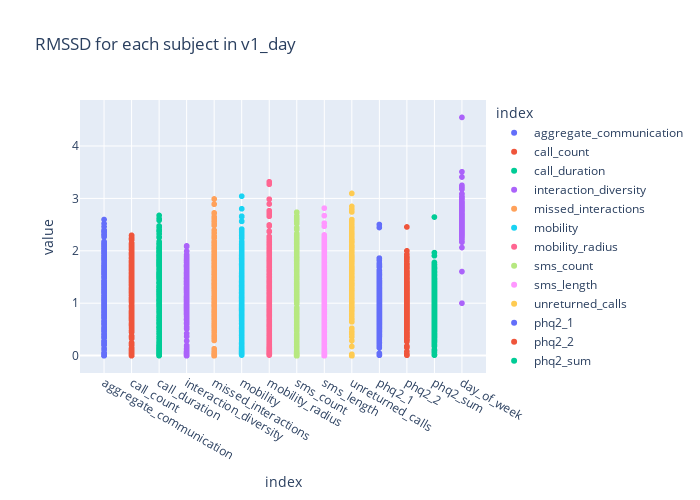
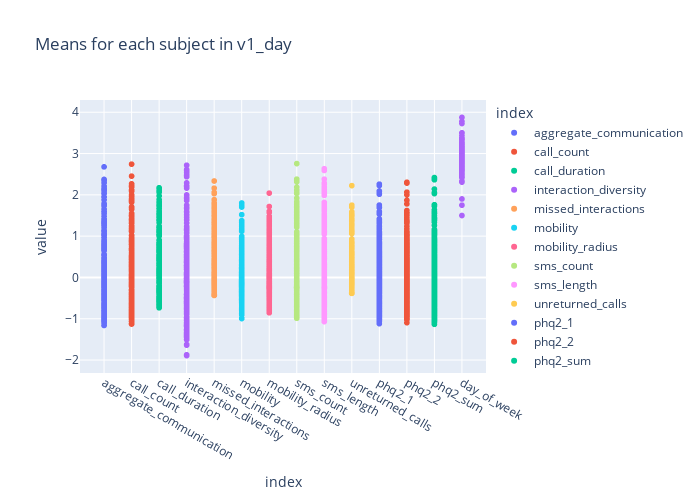
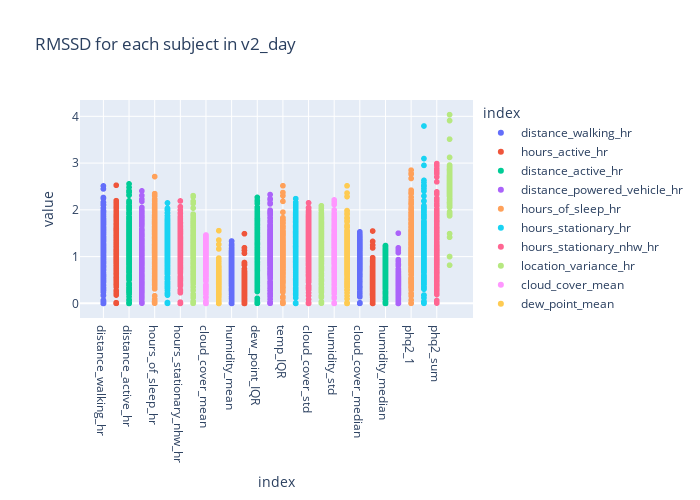
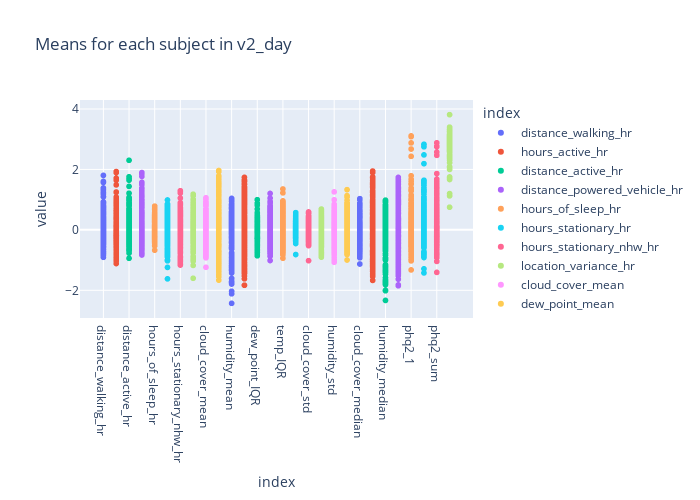

The cell these charts' notebook holds for them, in order:
### Markdown cell above
### Calculate the RMSSD for each participant on each variable
The root mean square of successive differences between (RMSSD) is obtained by first calculating each successive time difference (or value difference) between observations. Then, each of the values is squared and the result is averaged before the square root of the total is obtained. 

The RMSSD is used as a 'stability' metric for that item for that participant.

### Code cell
demo_df = pd.read_csv(os.path.join(brighten_dir, 'demographics.csv'))

for name in df_names:
    if 'day' in name:
        df = pd.read_csv(os.path.join(brighten_dir, f'{name}_clean.csv'))
        means = {}
        diffs = {}
        for sub in df['num_id'].unique():
            diffs[sub] = {}
            means[sub] = {}
            sub_df = df.query('num_id == @sub').reset_index(drop=True)
            for col in sub_df.columns:
                if col not in id_columns and 'Unnamed' not in col and '_indicator' not in col and "missing" not in col and col not in demo_df.columns:
                    diffs[sub][col] = []
                    # Save mean values for each sub/col
                    means[sub][col] = sub_df[col].mean()
                    for i in range(len(sub_df)):
                        if i == 0:
                            continue
                        else:
                            diff = sub_df.loc[i, col] - sub_df.loc[i-1, col]
                            diffsq = diff*diff
                            diffs[sub][col].append(diffsq)

        # Create & save RMSSD values for each sub/col
        rmssd = {}
        for sub in diffs.keys():
            rmssd[sub] = {}
            for col in diffs[sub]:
                avg = sum(diffs[sub][col]) / len(diffs[sub][col])
                sqrt = math.sqrt(avg) 
                rmssd[sub][col] = round(sqrt, 3)

        # Create RMSSD long dataframe for plotting
        rmssd_df = pd.DataFrame(rmssd)
        rmssd = rmssd_df.reset_index()
        rmssd_long = rmssd.melt(id_vars='index', var_name='subject', value_name='value')
        # Plot RMSSD values
        rmssd_fig = px.scatter(rmssd_long, x='index', y='value', color='index', height=500, width=700, title=f'RMSSD for each subject in {name}')
        rmssd_fig.show()
        
        # Create means long dataframe for plotting
        means_df = pd.DataFrame(means)
        means = means_df.reset_index()
        means_long = means.melt(id_vars='index', var_name='subject', value_name='value')
        # Plot mean values
        means_fig = px.scatter(means_long, x='index', y='value', color='index', height=500, width=700, title=f'Means for each subject in {name}')
        means_fig.show()

### Figure 1 — Plotly figure (JSON) as saved in the notebook; plotly's stock layout.template omitted (floating-point values rounded to 4 significant figures; data arrays with more than 128 entries replaced by an {"elided": "..."} marker saying what was removed)
{"data": [{"hovertemplate": "index=%{x}<br>value=%{y}<extra></extra>", "legendgroup": "aggregate_communication", "marker": {"color": "#636efa", "symbol": "circle"}, "mode": "markers", "name": "aggregate_communication", "showlegend": true, "type": "scattergl", "x": {"elided": "522 str values"}, "xaxis": "x", "y": {"elided": "522 float values"}, "yaxis": "y"}, {"hovertemplate": "index=%{x}<br>value=%{y}<extra></extra>", "legendgroup": "call_count", "marker": {"color": "#EF553B", "symbol": "circle"}, "mode": "markers", "name": "call_count", "showlegend": true, "type": "scattergl", "x": {"elided": "522 str values"}, "xaxis": "x", "y": {"elided": "522 float values"}, "yaxis": "y"}, {"hovertemplate": "index=%{x}<br>value=%{y}<extra></extra>", "legendgroup": "call_duration", "marker": {"color": "#00cc96", "symbol": "circle"}, "mode": "markers", "name": "call_duration", "showlegend": true, "type": "scattergl", "x": {"elided": "522 str values"}, "xaxis": "x", "y": {"elided": "522 float values"}, "yaxis": "y"}, {"hovertemplate": "index=%{x}<br>value=%{y}<extra></extra>", "legendgroup": "interaction_diversity", "marker": {"color": "#ab63fa", "symbol": "circle"}, "mode": "markers", "name": "interaction_diversity", "showlegend": true, "type": "scattergl", "x": {"elided": "522 str values"}, "xaxis": "x", "y": {"elided": "522 float values"}, "yaxis": "y"}, {"hovertemplate": "index=%{x}<br>value=%{y}<extra></extra>", "legendgroup": "missed_interactions", "marker": {"color": "#FFA15A", "symbol": "circle"}, "mode": "markers", "name": "missed_interactions", "showlegend": true, "type": "scattergl", "x": {"elided": "522 str values"}, "xaxis": "x", "y": {"elided": "522 float values"}, "yaxis": "y"}, {"hovertemplate": "index=%{x}<br>value=%{y}<extra></extra>", "legendgroup": "mobility", "marker": {"color": "#19d3f3", "symbol": "circle"}, "mode": "markers", "name": "mobility", "showlegend": true, "type": "scattergl", "x": {"elided": "522 str values"}, "xaxis": "x", "y": {"elided": "522 float values"}, "yaxis": "y"}, {"hovertemplate": "index=%{x}<br>value=%{y}<extra></extra>", "legendgroup": "mobility_radius", "marker": {"color": "#FF6692", "symbol": "circle"}, "mode": "markers", "name": "mobility_radius", "showlegend": true, "type": "scattergl", "x": {"elided": "522 str values"}, "xaxis": "x", "y": {"elided": "522 float values"}, "yaxis": "y"}, {"hovertemplate": "index=%{x}<br>value=%{y}<extra></extra>", "legendgroup": "sms_count", "marker": {"color": "#B6E880", "symbol": "circle"}, "mode": "markers", "name": "sms_count", "showlegend": true, "type": "scattergl", "x": {"elided": "522 str values"}, "xaxis": "x", "y": {"elided": "522 float values"}, "yaxis": "y"}, {"hovertemplate": "index=%{x}<br>value=%{y}<extra></extra>", "legendgroup": "sms_length", "marker": {"color": "#FF97FF", "symbol": "circle"}, "mode": "markers", "name": "sms_length", "showlegend": true, "type": "scattergl", "x": {"elided": "522 str values"}, "xaxis": "x", "y": {"elided": "522 float values"}, "yaxis": "y"}, {"hovertemplate": "index=%{x}<br>value=%{y}<extra></extra>", "legendgroup": "unreturned_calls", "marker": {"color": "#FECB52", "symbol": "circle"}, "mode": "markers", "name": "unreturned_calls", "showlegend": true, "type": "scattergl", "x": {"elided": "522 str values"}, "xaxis": "x", "y": {"elided": "522 float values"}, "yaxis": "y"}, {"hovertemplate": "index=%{x}<br>value=%{y}<extra></extra>", "legendgroup": "phq2_1", "marker": {"color": "#636efa", "symbol": "circle"}, "mode": "markers", "name": "phq2_1", "showlegend": true, "type": "scattergl", "x": {"elided": "522 str values"}, "xaxis": "x", "y": {"elided": "522 float values"}, "yaxis": "y"}, {"hovertemplate": "index=%{x}<br>value=%{y}<extra></extra>", "legendgroup": "phq2_2", "marker": {"color": "#EF553B", "symbol": "circle"}, "mode": "markers", "name": "phq2_2", "showlegend": true, "type": "scattergl", "x": {"elided": "522 str values"}, "xaxis": "x", "y": {"elided": "522 float values"}, "yaxis": "y"}, {"hovertemplate": "index=%{x}<br>value=%{y}<extra></extra>", "legendgroup": "phq2_sum", "marker": {"color": "#00cc96", "symbol": "circle"}, "mode": "markers", "name": "phq2_sum", "showlegend": true, "type": "scattergl", "x": {"elided": "522 str values"}, "xaxis": "x", "y": {"elided": "522 float values"}, "yaxis": "y"}, {"hovertemplate": "index=%{x}<br>value=%{y}<extra></extra>", "legendgroup": "day_of_week", "marker": {"color": "#ab63fa", "symbol": "circle"}, "mode": "markers", "name": "day_of_week", "showlegend": true, "type": "scattergl", "x": {"elided": "522 str values"}, "xaxis": "x", "y": {"elided": "522 float values"}, "yaxis": "y"}], "layout": {"height": 500, "legend": {"title": {"text": "index"}, "tracegroupgap": 0}, "title": {"text": "RMSSD for each subject in v1_day"}, "width": 700, "xaxis": {"anchor": "y", "categoryarray": ["aggregate_communication", "call_count", "call_duration", "interaction_diversity", "missed_interactions", "mobility", "mobility_radius", "sms_count", "sms_length", "unreturned_calls", "phq2_1", "phq2_2", "phq2_sum", "day_of_week"], "categoryorder": "array", "domain": [0, 1], "title": {"text": "index"}}, "yaxis": {"anchor": "x", "domain": [0, 1], "title": {"text": "value"}}}}

### Figure 2 — Plotly figure (JSON) as saved in the notebook; plotly's stock layout.template omitted (floating-point values rounded to 4 significant figures; data arrays with more than 128 entries replaced by an {"elided": "..."} marker saying what was removed)
{"data": [{"hovertemplate": "index=%{x}<br>value=%{y}<extra></extra>", "legendgroup": "aggregate_communication", "marker": {"color": "#636efa", "symbol": "circle"}, "mode": "markers", "name": "aggregate_communication", "showlegend": true, "type": "scattergl", "x": {"elided": "522 str values"}, "xaxis": "x", "y": {"elided": "522 float values"}, "yaxis": "y"}, {"hovertemplate": "index=%{x}<br>value=%{y}<extra></extra>", "legendgroup": "call_count", "marker": {"color": "#EF553B", "symbol": "circle"}, "mode": "markers", "name": "call_count", "showlegend": true, "type": "scattergl", "x": {"elided": "522 str values"}, "xaxis": "x", "y": {"elided": "522 float values"}, "yaxis": "y"}, {"hovertemplate": "index=%{x}<br>value=%{y}<extra></extra>", "legendgroup": "call_duration", "marker": {"color": "#00cc96", "symbol": "circle"}, "mode": "markers", "name": "call_duration", "showlegend": true, "type": "scattergl", "x": {"elided": "522 str values"}, "xaxis": "x", "y": {"elided": "522 float values"}, "yaxis": "y"}, {"hovertemplate": "index=%{x}<br>value=%{y}<extra></extra>", "legendgroup": "interaction_diversity", "marker": {"color": "#ab63fa", "symbol": "circle"}, "mode": "markers", "name": "interaction_diversity", "showlegend": true, "type": "scattergl", "x": {"elided": "522 str values"}, "xaxis": "x", "y": {"elided": "522 float values"}, "yaxis": "y"}, {"hovertemplate": "index=%{x}<br>value=%{y}<extra></extra>", "legendgroup": "missed_interactions", "marker": {"color": "#FFA15A", "symbol": "circle"}, "mode": "markers", "name": "missed_interactions", "showlegend": true, "type": "scattergl", "x": {"elided": "522 str values"}, "xaxis": "x", "y": {"elided": "522 float values"}, "yaxis": "y"}, {"hovertemplate": "index=%{x}<br>value=%{y}<extra></extra>", "legendgroup": "mobility", "marker": {"color": "#19d3f3", "symbol": "circle"}, "mode": "markers", "name": "mobility", "showlegend": true, "type": "scattergl", "x": {"elided": "522 str values"}, "xaxis": "x", "y": {"elided": "522 float values"}, "yaxis": "y"}, {"hovertemplate": "index=%{x}<br>value=%{y}<extra></extra>", "legendgroup": "mobility_radius", "marker": {"color": "#FF6692", "symbol": "circle"}, "mode": "markers", "name": "mobility_radius", "showlegend": true, "type": "scattergl", "x": {"elided": "522 str values"}, "xaxis": "x", "y": {"elided": "522 float values"}, "yaxis": "y"}, {"hovertemplate": "index=%{x}<br>value=%{y}<extra></extra>", "legendgroup": "sms_count", "marker": {"color": "#B6E880", "symbol": "circle"}, "mode": "markers", "name": "sms_count", "showlegend": true, "type": "scattergl", "x": {"elided": "522 str values"}, "xaxis": "x", "y": {"elided": "522 float values"}, "yaxis": "y"}, {"hovertemplate": "index=%{x}<br>value=%{y}<extra></extra>", "legendgroup": "sms_length", "marker": {"color": "#FF97FF", "symbol": "circle"}, "mode": "markers", "name": "sms_length", "showlegend": true, "type": "scattergl", "x": {"elided": "522 str values"}, "xaxis": "x", "y": {"elided": "522 float values"}, "yaxis": "y"}, {"hovertemplate": "index=%{x}<br>value=%{y}<extra></extra>", "legendgroup": "unreturned_calls", "marker": {"color": "#FECB52", "symbol": "circle"}, "mode": "markers", "name": "unreturned_calls", "showlegend": true, "type": "scattergl", "x": {"elided": "522 str values"}, "xaxis": "x", "y": {"elided": "522 float values"}, "yaxis": "y"}, {"hovertemplate": "index=%{x}<br>value=%{y}<extra></extra>", "legendgroup": "phq2_1", "marker": {"color": "#636efa", "symbol": "circle"}, "mode": "markers", "name": "phq2_1", "showlegend": true, "type": "scattergl", "x": {"elided": "522 str values"}, "xaxis": "x", "y": {"elided": "522 float values"}, "yaxis": "y"}, {"hovertemplate": "index=%{x}<br>value=%{y}<extra></extra>", "legendgroup": "phq2_2", "marker": {"color": "#EF553B", "symbol": "circle"}, "mode": "markers", "name": "phq2_2", "showlegend": true, "type": "scattergl", "x": {"elided": "522 str values"}, "xaxis": "x", "y": {"elided": "522 float values"}, "yaxis": "y"}, {"hovertemplate": "index=%{x}<br>value=%{y}<extra></extra>", "legendgroup": "phq2_sum", "marker": {"color": "#00cc96", "symbol": "circle"}, "mode": "markers", "name": "phq2_sum", "showlegend": true, "type": "scattergl", "x": {"elided": "522 str values"}, "xaxis": "x", "y": {"elided": "522 float values"}, "yaxis": "y"}, {"hovertemplate": "index=%{x}<br>value=%{y}<extra></extra>", "legendgroup": "day_of_week", "marker": {"color": "#ab63fa", "symbol": "circle"}, "mode": "markers", "name": "day_of_week", "showlegend": true, "type": "scattergl", "x": {"elided": "522 str values"}, "xaxis": "x", "y": {"elided": "522 float values"}, "yaxis": "y"}], "layout": {"height": 500, "legend": {"title": {"text": "index"}, "tracegroupgap": 0}, "title": {"text": "Means for each subject in v1_day"}, "width": 700, "xaxis": {"anchor": "y", "categoryarray": ["aggregate_communication", "call_count", "call_duration", "interaction_diversity", "missed_interactions", "mobility", "mobility_radius", "sms_count", "sms_length", "unreturned_calls", "phq2_1", "phq2_2", "phq2_sum", "day_of_week"], "categoryorder": "array", "domain": [0, 1], "title": {"text": "index"}}, "yaxis": {"anchor": "x", "domain": [0, 1], "title": {"text": "value"}}}}

### Figure 3 — Plotly figure (JSON) as saved in the notebook; plotly's stock layout.template omitted (floating-point values rounded to 4 significant figures; data arrays with more than 128 entries replaced by an {"elided": "..."} marker saying what was removed)
{"data": [{"hovertemplate": "index=%{x}<br>value=%{y}<extra></extra>", "legendgroup": "distance_walking_hr", "marker": {"color": "#636efa", "symbol": "circle"}, "mode": "markers", "name": "distance_walking_hr", "showlegend": true, "type": "scattergl", "x": {"elided": "287 str values"}, "xaxis": "x", "y": {"elided": "287 float values"}, "yaxis": "y"}, {"hovertemplate": "index=%{x}<br>value=%{y}<extra></extra>", "legendgroup": "hours_active_hr", "marker": {"color": "#EF553B", "symbol": "circle"}, "mode": "markers", "name": "hours_active_hr", "showlegend": true, "type": "scattergl", "x": {"elided": "287 str values"}, "xaxis": "x", "y": {"elided": "287 float values"}, "yaxis": "y"}, {"hovertemplate": "index=%{x}<br>value=%{y}<extra></extra>", "legendgroup": "distance_active_hr", "marker": {"color": "#00cc96", "symbol": "circle"}, "mode": "markers", "name": "distance_active_hr", "showlegend": true, "type": "scattergl", "x": {"elided": "287 str values"}, "xaxis": "x", "y": {"elided": "287 float values"}, "yaxis": "y"}, {"hovertemplate": "index=%{x}<br>value=%{y}<extra></extra>", "legendgroup": "distance_powered_vehicle_hr", "marker": {"color": "#ab63fa", "symbol": "circle"}, "mode": "markers", "name": "distance_powered_vehicle_hr", "showlegend": true, "type": "scattergl", "x": {"elided": "287 str values"}, "xaxis": "x", "y": {"elided": "287 float values"}, "yaxis": "y"}, {"hovertemplate": "index=%{x}<br>value=%{y}<extra></extra>", "legendgroup": "hours_of_sleep_hr", "marker": {"color": "#FFA15A", "symbol": "circle"}, "mode": "markers", "name": "hours_of_sleep_hr", "showlegend": true, "type": "scattergl", "x": {"elided": "287 str values"}, "xaxis": "x", "y": {"elided": "287 float values"}, "yaxis": "y"}, {"hovertemplate": "index=%{x}<br>value=%{y}<extra></extra>", "legendgroup": "hours_stationary_hr", "marker": {"color": "#19d3f3", "symbol": "circle"}, "mode": "markers", "name": "hours_stationary_hr", "showlegend": true, "type": "scattergl", "x": {"elided": "287 str values"}, "xaxis": "x", "y": {"elided": "287 float values"}, "yaxis": "y"}, {"hovertemplate": "index=%{x}<br>value=%{y}<extra></extra>", "legendgroup": "hours_stationary_nhw_hr", "marker": {"color": "#FF6692", "symbol": "circle"}, "mode": "markers", "name": "hours_stationary_nhw_hr", "showlegend": true, "type": "scattergl", "x": {"elided": "287 str values"}, "xaxis": "x", "y": {"elided": "287 float values"}, "yaxis": "y"}, {"hovertemplate": "index=%{x}<br>value=%{y}<extra></extra>", "legendgroup": "location_variance_hr", "marker": {"color": "#B6E880", "symbol": "circle"}, "mode": "markers", "name": "location_variance_hr", "showlegend": true, "type": "scattergl", "x": {"elided": "287 str values"}, "xaxis": "x", "y": {"elided": "287 float values"}, "yaxis": "y"}, {"hovertemplate": "index=%{x}<br>value=%{y}<extra></extra>", "legendgroup": "cloud_cover_mean", "marker": {"color": "#FF97FF", "symbol": "circle"}, "mode": "markers", "name": "cloud_cover_mean", "showlegend": true, "type": "scattergl", "x": {"elided": "287 str values"}, "xaxis": "x", "y": {"elided": "287 float values"}, "yaxis": "y"}, {"hovertemplate": "index=%{x}<br>value=%{y}<extra></extra>", "legendgroup": "dew_point_mean", "marker": {"color": "#FECB52", "symbol": "circle"}, "mode": "markers", "name": "dew_point_mean", "showlegend": true, "type": "scattergl", "x": {"elided": "287 str values"}, "xaxis": "x", "y": {"elided": "287 float values"}, "yaxis": "y"}, {"hovertemplate": "index=%{x}<br>value=%{y}<extra></extra>", "legendgroup": "humidity_mean", "marker": {"color": "#636efa", "symbol": "circle"}, "mode": "markers", "name": "humidity_mean", "showlegend": true, "type": "scattergl", "x": {"elided": "287 str values"}, "xaxis": "x", "y": {"elided": "287 float values"}, "yaxis": "y"}, {"hovertemplate": "index=%{x}<br>value=%{y}<extra></extra>", "legendgroup": "temp_mean", "marker": {"color": "#EF553B", "symbol": "circle"}, "mode": "markers", "name": "temp_mean", "showlegend": true, "type": "scattergl", "x": {"elided": "287 str values"}, "xaxis": "x", "y": {"elided": "287 float values"}, "yaxis": "y"}, {"hovertemplate": "index=%{x}<br>value=%{y}<extra></extra>", "legendgroup": "dew_point_IQR", "marker": {"color": "#00cc96", "symbol": "circle"}, "mode": "markers", "name": "dew_point_IQR", "showlegend": true, "type": "scattergl", "x": {"elided": "287 str values"}, "xaxis": "x", "y": {"elided": "287 float values"}, "yaxis": "y"}, {"hovertemplate": "index=%{x}<br>value=%{y}<extra></extra>", "legendgroup": "humidity_IQR", "marker": {"color": "#ab63fa", "symbol": "circle"}, "mode": "markers", "name": "humidity_IQR", "showlegend": true, "type": "scattergl", "x": {"elided": "287 str values"}, "xaxis": "x", "y": {"elided": "287 float values"}, "yaxis": "y"}, {"hovertemplate": "index=%{x}<br>value=%{y}<extra></extra>", "legendgroup": "temp_IQR", "marker": {"color": "#FFA15A", "symbol": "circle"}, "mode": "markers", "name": "temp_IQR", "showlegend": true, "type": "scattergl", "x": {"elided": "287 str values"}, "xaxis": "x", "y": {"elided": "287 float values"}, "yaxis": "y"}, {"hovertemplate": "index=%{x}<br>value=%{y}<extra></extra>", "legendgroup": "cloud_cover_IQR", "marker": {"color": "#19d3f3", "symbol": "circle"}, "mode": "markers", "name": "cloud_cover_IQR", "showlegend": true, "type": "scattergl", "x": {"elided": "287 str values"}, "xaxis": "x", "y": {"elided": "287 float values"}, "yaxis": "y"}, {"hovertemplate": "index=%{x}<br>value=%{y}<extra></extra>", "legendgroup": "cloud_cover_std", "marker": {"color": "#FF6692", "symbol": "circle"}, "mode": "markers", "name": "cloud_cover_std", "showlegend": true, "type": "scattergl", "x": {"elided": "287 str values"}, "xaxis": "x", "y": {"elided": "287 float values"}, "yaxis": "y"}, {"hovertemplate": "index=%{x}<br>value=%{y}<extra></extra>", "legendgroup": "dew_point_std", "marker": {"color": "#B6E880", "symbol": "circle"}, "mode": "markers", "name": "dew_point_std", "showlegend": true, "type": "scattergl", "x": {"elided": "287 str values"}, "xaxis": "x", "y": {"elided": "287 float values"}, "yaxis": "y"}, {"hovertemplate": "index=%{x}<br>value=%{y}<extra></extra>", "legendgroup": "humidity_std", "marker": {"color": "#FF97FF", "symbol": "circle"}, "mode": "markers", "name": "humidity_std", "showlegend": true, "type": "scattergl", "x": {"elided": "287 str values"}, "xaxis": "x", "y": {"elided": "287 float values"}, "yaxis": "y"}, {"hovertemplate": "index=%{x}<br>value=%{y}<extra></extra>", "legendgroup": "temp_std", "marker": {"color": "#FECB52", "symbol": "circle"}, "mode": "markers", "name": "temp_std", "showlegend": true, "type": "scattergl", "x": {"elided": "287 str values"}, "xaxis": "x", "y": {"elided": "287 float values"}, "yaxis": "y"}, {"hovertemplate": "index=%{x}<br>value=%{y}<extra></extra>", "legendgroup": "cloud_cover_median", "marker": {"color": "#636efa", "symbol": "circle"}, "mode": "markers", "name": "cloud_cover_median", "showlegend": true, "type": "scattergl", "x": {"elided": "287 str values"}, "xaxis": "x", "y": {"elided": "287 float values"}, "yaxis": "y"}, {"hovertemplate": "index=%{x}<br>value=%{y}<extra></extra>", "legendgroup": "dew_point_median", "marker": {"color": "#EF553B", "symbol": "circle"}, "mode": "markers", "name": "dew_point_median", "showlegend": true, "type": "scattergl", "x": {"elided": "287 str values"}, "xaxis": "x", "y": {"elided": "287 float values"}, "yaxis": "y"}, {"hovertemplate": "index=%{x}<br>value=%{y}<extra></extra>", "legendgroup": "humidity_median", "marker": {"color": "#00cc96", "symbol": "circle"}, "mode": "markers", "name": "humidity_median", "showlegend": true, "type": "scattergl", "x": {"elided": "287 str values"}, "xaxis": "x", "y": {"elided": "287 float values"}, "yaxis": "y"}, {"hovertemplate": "index=%{x}<br>value=%{y}<extra></extra>", "legendgroup": "temp_median", "marker": {"color": "#ab63fa", "symbol": "circle"}, "mode": "markers", "name": "temp_median", "showlegend": true, "type": "scattergl", "x": {"elided": "287 str values"}, "xaxis": "x", "y": {"elided": "287 float values"}, "yaxis": "y"}, {"hovertemplate": "index=%{x}<br>value=%{y}<extra></extra>", "legendgroup": "phq2_1", "marker": {"color": "#FFA15A", "symbol": "circle"}, "mode": "markers", "name": "phq2_1", "showlegend": true, "type": "scattergl", "x": {"elided": "287 str values"}, "xaxis": "x", "y": {"elided": "287 float values"}, "yaxis": "y"}, {"hovertemplate": "index=%{x}<br>value=%{y}<extra></extra>", "legendgroup": "phq2_2", "marker": {"color": "#19d3f3", "symbol": "circle"}, "mode": "markers", "name": "phq2_2", "showlegend": true, "type": "scattergl", "x": {"elided": "287 str values"}, "xaxis": "x", "y": {"elided": "287 float values"}, "yaxis": "y"}, {"hovertemplate": "index=%{x}<br>value=%{y}<extra></extra>", "legendgroup": "phq2_sum", "marker": {"color": "#FF6692", "symbol": "circle"}, "mode": "markers", "name": "phq2_sum", "showlegend": true, "type": "scattergl", "x": {"elided": "287 str values"}, "xaxis": "x", "y": {"elided": "287 float values"}, "yaxis": "y"}, {"hovertemplate": "index=%{x}<br>value=%{y}<extra></extra>", "legendgroup": "day_of_week", "marker": {"color": "#B6E880", "symbol": "circle"}, "mode": "markers", "name": "day_of_week", "showlegend": true, "type": "scattergl", "x": {"elided": "287 str values"}, "xaxis": "x", "y": {"elided": "287 float values"}, "yaxis": "y"}], "layout": {"height": 500, "legend": {"title": {"text": "index"}, "tracegroupgap": 0}, "title": {"text": "RMSSD for each subject in v2_day"}, "width": 700, "xaxis": {"anchor": "y", "categoryarray": ["distance_walking_hr", "hours_active_hr", "distance_active_hr", "distance_powered_vehicle_hr", "hours_of_sleep_hr", "hours_stationary_hr", "hours_stationary_nhw_hr", "location_variance_hr", "cloud_cover_mean", "dew_point_mean", "humidity_mean", "temp_mean", "dew_point_IQR", "humidity_IQR", "temp_IQR", "cloud_cover_IQR", "cloud_cover_std", "dew_point_std", "humidity_std", "temp_std", "cloud_cover_median", "dew_point_median", "humidity_median", "temp_median", "phq2_1", "phq2_2", "phq2_sum", "day_of_week"], "categoryorder": "array", "domain": [0, 1], "title": {"text": "index"}}, "yaxis": {"anchor": "x", "domain": [0, 1], "title": {"text": "value"}}}}

### Figure 4 — Plotly figure (JSON) as saved in the notebook; plotly's stock layout.template omitted (floating-point values rounded to 4 significant figures; data arrays with more than 128 entries replaced by an {"elided": "..."} marker saying what was removed)
{"data": [{"hovertemplate": "index=%{x}<br>value=%{y}<extra></extra>", "legendgroup": "distance_walking_hr", "marker": {"color": "#636efa", "symbol": "circle"}, "mode": "markers", "name": "distance_walking_hr", "showlegend": true, "type": "scattergl", "x": {"elided": "287 str values"}, "xaxis": "x", "y": {"elided": "287 float values"}, "yaxis": "y"}, {"hovertemplate": "index=%{x}<br>value=%{y}<extra></extra>", "legendgroup": "hours_active_hr", "marker": {"color": "#EF553B", "symbol": "circle"}, "mode": "markers", "name": "hours_active_hr", "showlegend": true, "type": "scattergl", "x": {"elided": "287 str values"}, "xaxis": "x", "y": {"elided": "287 float values"}, "yaxis": "y"}, {"hovertemplate": "index=%{x}<br>value=%{y}<extra></extra>", "legendgroup": "distance_active_hr", "marker": {"color": "#00cc96", "symbol": "circle"}, "mode": "markers", "name": "distance_active_hr", "showlegend": true, "type": "scattergl", "x": {"elided": "287 str values"}, "xaxis": "x", "y": {"elided": "287 float values"}, "yaxis": "y"}, {"hovertemplate": "index=%{x}<br>value=%{y}<extra></extra>", "legendgroup": "distance_powered_vehicle_hr", "marker": {"color": "#ab63fa", "symbol": "circle"}, "mode": "markers", "name": "distance_powered_vehicle_hr", "showlegend": true, "type": "scattergl", "x": {"elided": "287 str values"}, "xaxis": "x", "y": {"elided": "287 float values"}, "yaxis": "y"}, {"hovertemplate": "index=%{x}<br>value=%{y}<extra></extra>", "legendgroup": "hours_of_sleep_hr", "marker": {"color": "#FFA15A", "symbol": "circle"}, "mode": "markers", "name": "hours_of_sleep_hr", "showlegend": true, "type": "scattergl", "x": {"elided": "287 str values"}, "xaxis": "x", "y": {"elided": "287 float values"}, "yaxis": "y"}, {"hovertemplate": "index=%{x}<br>value=%{y}<extra></extra>", "legendgroup": "hours_stationary_hr", "marker": {"color": "#19d3f3", "symbol": "circle"}, "mode": "markers", "name": "hours_stationary_hr", "showlegend": true, "type": "scattergl", "x": {"elided": "287 str values"}, "xaxis": "x", "y": {"elided": "287 float values"}, "yaxis": "y"}, {"hovertemplate": "index=%{x}<br>value=%{y}<extra></extra>", "legendgroup": "hours_stationary_nhw_hr", "marker": {"color": "#FF6692", "symbol": "circle"}, "mode": "markers", "name": "hours_stationary_nhw_hr", "showlegend": true, "type": "scattergl", "x": {"elided": "287 str values"}, "xaxis": "x", "y": {"elided": "287 float values"}, "yaxis": "y"}, {"hovertemplate": "index=%{x}<br>value=%{y}<extra></extra>", "legendgroup": "location_variance_hr", "marker": {"color": "#B6E880", "symbol": "circle"}, "mode": "markers", "name": "location_variance_hr", "showlegend": true, "type": "scattergl", "x": {"elided": "287 str values"}, "xaxis": "x", "y": {"elided": "287 float values"}, "yaxis": "y"}, {"hovertemplate": "index=%{x}<br>value=%{y}<extra></extra>", "legendgroup": "cloud_cover_mean", "marker": {"color": "#FF97FF", "symbol": "circle"}, "mode": "markers", "name": "cloud_cover_mean", "showlegend": true, "type": "scattergl", "x": {"elided": "287 str values"}, "xaxis": "x", "y": {"elided": "287 float values"}, "yaxis": "y"}, {"hovertemplate": "index=%{x}<br>value=%{y}<extra></extra>", "legendgroup": "dew_point_mean", "marker": {"color": "#FECB52", "symbol": "circle"}, "mode": "markers", "name": "dew_point_mean", "showlegend": true, "type": "scattergl", "x": {"elided": "287 str values"}, "xaxis": "x", "y": {"elided": "287 float values"}, "yaxis": "y"}, {"hovertemplate": "index=%{x}<br>value=%{y}<extra></extra>", "legendgroup": "humidity_mean", "marker": {"color": "#636efa", "symbol": "circle"}, "mode": "markers", "name": "humidity_mean", "showlegend": true, "type": "scattergl", "x": {"elided": "287 str values"}, "xaxis": "x", "y": {"elided": "287 float values"}, "yaxis": "y"}, {"hovertemplate": "index=%{x}<br>value=%{y}<extra></extra>", "legendgroup": "temp_mean", "marker": {"color": "#EF553B", "symbol": "circle"}, "mode": "markers", "name": "temp_mean", "showlegend": true, "type": "scattergl", "x": {"elided": "287 str values"}, "xaxis": "x", "y": {"elided": "287 float values"}, "yaxis": "y"}, {"hovertemplate": "index=%{x}<br>value=%{y}<extra></extra>", "legendgroup": "dew_point_IQR", "marker": {"color": "#00cc96", "symbol": "circle"}, "mode": "markers", "name": "dew_point_IQR", "showlegend": true, "type": "scattergl", "x": {"elided": "287 str values"}, "xaxis": "x", "y": {"elided": "287 float values"}, "yaxis": "y"}, {"hovertemplate": "index=%{x}<br>value=%{y}<extra></extra>", "legendgroup": "humidity_IQR", "marker": {"color": "#ab63fa", "symbol": "circle"}, "mode": "markers", "name": "humidity_IQR", "showlegend": true, "type": "scattergl", "x": {"elided": "287 str values"}, "xaxis": "x", "y": {"elided": "287 float values"}, "yaxis": "y"}, {"hovertemplate": "index=%{x}<br>value=%{y}<extra></extra>", "legendgroup": "temp_IQR", "marker": {"color": "#FFA15A", "symbol": "circle"}, "mode": "markers", "name": "temp_IQR", "showlegend": true, "type": "scattergl", "x": {"elided": "287 str values"}, "xaxis": "x", "y": {"elided": "287 float values"}, "yaxis": "y"}, {"hovertemplate": "index=%{x}<br>value=%{y}<extra></extra>", "legendgroup": "cloud_cover_IQR", "marker": {"color": "#19d3f3", "symbol": "circle"}, "mode": "markers", "name": "cloud_cover_IQR", "showlegend": true, "type": "scattergl", "x": {"elided": "287 str values"}, "xaxis": "x", "y": {"elided": "287 float values"}, "yaxis": "y"}, {"hovertemplate": "index=%{x}<br>value=%{y}<extra></extra>", "legendgroup": "cloud_cover_std", "marker": {"color": "#FF6692", "symbol": "circle"}, "mode": "markers", "name": "cloud_cover_std", "showlegend": true, "type": "scattergl", "x": {"elided": "287 str values"}, "xaxis": "x", "y": {"elided": "287 float values"}, "yaxis": "y"}, {"hovertemplate": "index=%{x}<br>value=%{y}<extra></extra>", "legendgroup": "dew_point_std", "marker": {"color": "#B6E880", "symbol": "circle"}, "mode": "markers", "name": "dew_point_std", "showlegend": true, "type": "scattergl", "x": {"elided": "287 str values"}, "xaxis": "x", "y": {"elided": "287 float values"}, "yaxis": "y"}, {"hovertemplate": "index=%{x}<br>value=%{y}<extra></extra>", "legendgroup": "humidity_std", "marker": {"color": "#FF97FF", "symbol": "circle"}, "mode": "markers", "name": "humidity_std", "showlegend": true, "type": "scattergl", "x": {"elided": "287 str values"}, "xaxis": "x", "y": {"elided": "287 float values"}, "yaxis": "y"}, {"hovertemplate": "index=%{x}<br>value=%{y}<extra></extra>", "legendgroup": "temp_std", "marker": {"color": "#FECB52", "symbol": "circle"}, "mode": "markers", "name": "temp_std", "showlegend": true, "type": "scattergl", "x": {"elided": "287 str values"}, "xaxis": "x", "y": {"elided": "287 float values"}, "yaxis": "y"}, {"hovertemplate": "index=%{x}<br>value=%{y}<extra></extra>", "legendgroup": "cloud_cover_median", "marker": {"color": "#636efa", "symbol": "circle"}, "mode": "markers", "name": "cloud_cover_median", "showlegend": true, "type": "scattergl", "x": {"elided": "287 str values"}, "xaxis": "x", "y": {"elided": "287 float values"}, "yaxis": "y"}, {"hovertemplate": "index=%{x}<br>value=%{y}<extra></extra>", "legendgroup": "dew_point_median", "marker": {"color": "#EF553B", "symbol": "circle"}, "mode": "markers", "name": "dew_point_median", "showlegend": true, "type": "scattergl", "x": {"elided": "287 str values"}, "xaxis": "x", "y": {"elided": "287 float values"}, "yaxis": "y"}, {"hovertemplate": "index=%{x}<br>value=%{y}<extra></extra>", "legendgroup": "humidity_median", "marker": {"color": "#00cc96", "symbol": "circle"}, "mode": "markers", "name": "humidity_median", "showlegend": true, "type": "scattergl", "x": {"elided": "287 str values"}, "xaxis": "x", "y": {"elided": "287 float values"}, "yaxis": "y"}, {"hovertemplate": "index=%{x}<br>value=%{y}<extra></extra>", "legendgroup": "temp_median", "marker": {"color": "#ab63fa", "symbol": "circle"}, "mode": "markers", "name": "temp_median", "showlegend": true, "type": "scattergl", "x": {"elided": "287 str values"}, "xaxis": "x", "y": {"elided": "287 float values"}, "yaxis": "y"}, {"hovertemplate": "index=%{x}<br>value=%{y}<extra></extra>", "legendgroup": "phq2_1", "marker": {"color": "#FFA15A", "symbol": "circle"}, "mode": "markers", "name": "phq2_1", "showlegend": true, "type": "scattergl", "x": {"elided": "287 str values"}, "xaxis": "x", "y": {"elided": "287 float values"}, "yaxis": "y"}, {"hovertemplate": "index=%{x}<br>value=%{y}<extra></extra>", "legendgroup": "phq2_2", "marker": {"color": "#19d3f3", "symbol": "circle"}, "mode": "markers", "name": "phq2_2", "showlegend": true, "type": "scattergl", "x": {"elided": "287 str values"}, "xaxis": "x", "y": {"elided": "287 float values"}, "yaxis": "y"}, {"hovertemplate": "index=%{x}<br>value=%{y}<extra></extra>", "legendgroup": "phq2_sum", "marker": {"color": "#FF6692", "symbol": "circle"}, "mode": "markers", "name": "phq2_sum", "showlegend": true, "type": "scattergl", "x": {"elided": "287 str values"}, "xaxis": "x", "y": {"elided": "287 float values"}, "yaxis": "y"}, {"hovertemplate": "index=%{x}<br>value=%{y}<extra></extra>", "legendgroup": "day_of_week", "marker": {"color": "#B6E880", "symbol": "circle"}, "mode": "markers", "name": "day_of_week", "showlegend": true, "type": "scattergl", "x": {"elided": "287 str values"}, "xaxis": "x", "y": {"elided": "287 float values"}, "yaxis": "y"}], "layout": {"height": 500, "legend": {"title": {"text": "index"}, "tracegroupgap": 0}, "title": {"text": "Means for each subject in v2_day"}, "width": 700, "xaxis": {"anchor": "y", "categoryarray": ["distance_walking_hr", "hours_active_hr", "distance_active_hr", "distance_powered_vehicle_hr", "hours_of_sleep_hr", "hours_stationary_hr", "hours_stationary_nhw_hr", "location_variance_hr", "cloud_cover_mean", "dew_point_mean", "humidity_mean", "temp_mean", "dew_point_IQR", "humidity_IQR", "temp_IQR", "cloud_cover_IQR", "cloud_cover_std", "dew_point_std", "humidity_std", "temp_std", "cloud_cover_median", "dew_point_median", "humidity_median", "temp_median", "phq2_1", "phq2_2", "phq2_sum", "day_of_week"], "categoryorder": "array", "domain": [0, 1], "title": {"text": "index"}}, "yaxis": {"anchor": "x", "domain": [0, 1], "title": {"text": "value"}}}}
